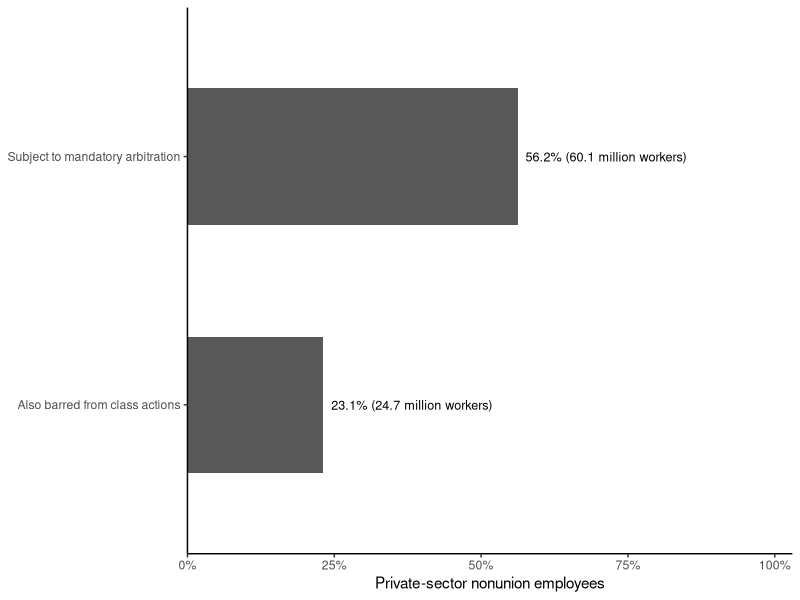
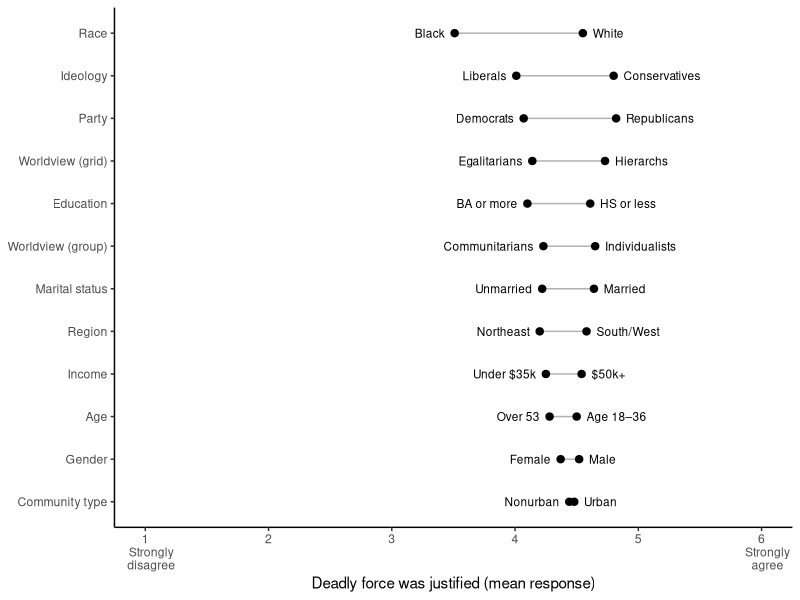

Source code (R) for these figures, in order:
## ---- chunk 1
#| label: fig-arbitration
#| fig-alt: "Bar chart: 56.2 percent of nonunion private-sector employees, about 60 million workers, are subject to mandatory arbitration, and 23.1 percent, about 25 million, are also barred from class actions."
#| fig-cap: "Share of private-sector nonunion employees covered by mandatory employment arbitration, and by arbitration agreements that also waive class actions, in 2017---the year before *Epic Systems* upheld such waivers. Survey of establishments with 50 or more employees (n = 627). Source: Alexander J.S. Colvin, Econ. Policy Inst., *The Growing Use of Mandatory Arbitration* 2, 11 (2018)."
#| echo: false
#| fig-width: 6.5
#| fig-height: 1.8
library(ggplot2)

arb <- read.csv("data/arbitration_colvin_2017.csv")
arb$measure <- factor(arb$measure, levels = rev(arb$measure))

ggplot(arb, aes(pct_nonunion_private_employees, measure)) +
  geom_col(width = 0.55, fill = "grey35") +
  geom_text(aes(label = paste0(pct_nonunion_private_employees, "% (",
                               workers_millions, " million workers)")),
            hjust = -0.05, size = 3.2) +
  scale_x_continuous(limits = c(0, 100), labels = function(x) paste0(x, "%"),
                     expand = expansion(mult = c(0, 0.03))) +
  labs(x = "Private-sector nonunion employees", y = NULL) +
  theme_classic(base_size = 11)
## ---- chunk 2
    #| label: fig-scott-harris
    #| fig-alt: "Dumbbell chart of mean agreement, on a 1 to 6 scale, that deadly force was justified in Scott v. Harris, compared across pairs of demographic and cultural groups; for example, communitarians averaged 4.23 and individualists 4.65."
    #| fig-cap: "Average agreement that \"the danger that Harris's driving posed to the police and the public justified Officer Scott's decision to end the chase in a way that put Harris's own life in danger,\" by paired groups of viewers, on a scale from 1 (strongly disagree) to 6 (strongly agree). Pairs are sorted by the size of the gap; every gap except gender and urban/nonurban is statistically significant (p ≤ 0.05). About 1,350 respondents, 2007. Source: Dan M. Kahan, David A. Hoffman & Donald Braman, *Whose Eyes Are You Going to Believe?* Scott v. Harris *and the Perils of Cognitive Illiberalism*, 122 Harv. L. Rev. 837, 868 tbl.1 (2009)."
    #| echo: false
    #| fig-width: 6.5
    #| fig-height: 4.5
    library(ggplot2)

    sh <- read.csv("data/scott_harris_kahan.csv")
    gaps <- tapply(sh$mean_deadly_force_justified, sh$dimension, function(x) abs(diff(x)))
    sh$dimension <- factor(sh$dimension, levels = names(sort(gaps)))
    ends <- aggregate(mean_deadly_force_justified ~ dimension, sh, range)
    sh$low <- ave(sh$mean_deadly_force_justified, sh$dimension, FUN = function(x) x == min(x))

    ggplot(sh, aes(mean_deadly_force_justified, dimension)) +
      geom_segment(data = ends, aes(x = mean_deadly_force_justified[, 1],
                                    xend = mean_deadly_force_justified[, 2],
                                    y = dimension, yend = dimension),
                   colour = "grey70") +
      geom_point(size = 2.2) +
      geom_text(data = sh[sh$low == 1, ], aes(label = label), size = 3, hjust = 1, nudge_x = -0.08) +
    geom_text(data = sh[sh$low == 0, ], aes(label = label), size = 3, hjust = 0, nudge_x = 0.08) +
      scale_x_continuous(limits = c(1, 6), breaks = 1:6,
                         labels = c("1
    Strongly
    disagree", 2:5, "6
    Strongly
    agree")) +
      labs(x = "Deadly force was justified (mean response)", y = NULL) +
      theme_classic(base_size = 11)
